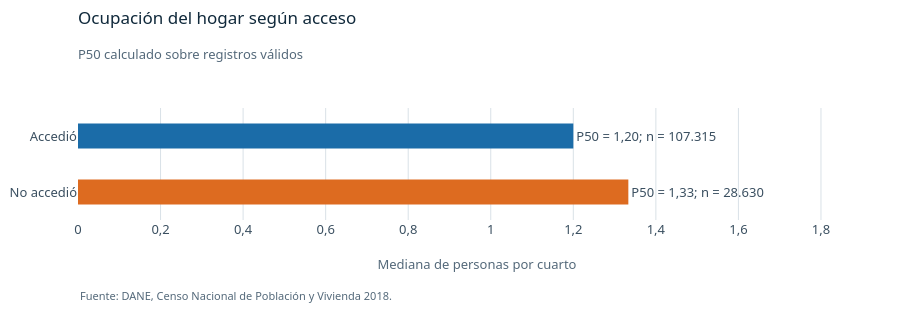

Notebook code cell kept with this figure:
### Markdown cell above
En la ejecución verificada, la mediana fue 4 cuartos, 4 personas y 1,25 personas por cuarto.
La mediana es el percentil 50: la mitad de las observaciones válidas queda en ese valor o por
debajo. La media de personas por cuarto fue 1,37 y el máximo 17, lo que muestra una cola derecha.
El histograma recorta el eje horizontal para ver la forma central; la tabla conserva los máximos
sin recortar.

### Code cell
resumen_ocupacion = (df_eda.groupby("ACCESO")["PERS_POR_CUARTO"]
                     .agg(n="count", mediana="median").reindex(orden_acceso))
fig = go.Figure(go.Bar(
    x=resumen_ocupacion["mediana"], y=resumen_ocupacion.index, orientation="h", width=0.45,
    marker_color=[colores_acceso[g] for g in resumen_ocupacion.index],
    text=[f"P50 = {dec_es(m)}; n = {entero_es(n)}" for m, n in resumen_ocupacion[["mediana", "n"]].values],
    textposition="outside", cliponaxis=False,
    hovertemplate="%{y}<br>Mediana: %{x:.2f} personas por cuarto<extra></extra>",
))
fig.update_yaxes(autorange="reversed", showgrid=False)
fig.update_xaxes(range=[0, max(1.8, resumen_ocupacion["mediana"].max() + 0.6)], title_text="Mediana de personas por cuarto")
rotular(fig, "Ocupación del hogar según acceso", "P50 calculado sobre registros válidos", FUENTE)
mostrar_figura(fig, "03_mediana_hogar_acceso", FIG_DIR, alto=310)

def descriptivos_por_acceso(col):
    return (df_eda.groupby("ACCESO")[col].describe()
            .rename(columns={"count": "n válido", "mean": "media", "std": "desv. estándar",
                             "min": "mínimo", "25%": "Q1", "50%": "mediana (P50)",
                             "75%": "Q3", "max": "máximo"})
            .reindex(orden_acceso).round(3))

mostrar(descriptivos_por_acceso("PERS_POR_CUARTO"), "Personas por cuarto según acceso")

### Figure 1 — Plotly figure (JSON) as saved in the notebook; plotly's stock layout.template omitted (floating-point values rounded to 4 significant figures)
{"data": [{"cliponaxis": false, "hovertemplate": "%{y}<br>Mediana: %{x:.2f} personas por cuarto<extra></extra>", "marker": {"color": ["#1B6CA8", "#DD6B20"]}, "orientation": "h", "text": ["P50 = 1,20; n = 107.315", "P50 = 1,33; n = 28.630"], "textposition": "outside", "type": "bar", "width": 0.45, "x": [1.2, 1.333], "y": ["Accedió", "No accedió"]}], "layout": {"annotations": [{"align": "left", "font": {"color": "#54697A", "size": 11}, "showarrow": false, "text": "Fuente: DANE, Censo Nacional de Población y Vivienda 2018.", "x": 0, "xanchor": "left", "xref": "paper", "y": 0, "yanchor": "top", "yref": "paper", "yshift": -66}], "height": 310, "margin": {"b": 90, "t": 108}, "title": {"font": {"color": "#10293B", "size": 17}, "pad": {"t": 12}, "subtitle": {"font": {"color": "#54697A", "size": 13}, "text": "P50 calculado sobre registros válidos"}, "text": "Ocupación del hogar según acceso", "x": 0, "xanchor": "left", "xref": "paper", "y": 1, "yanchor": "top", "yref": "container"}, "xaxis": {"range": [0, 1.933], "title": {"text": "Mediana de personas por cuarto"}}, "yaxis": {"autorange": "reversed", "showgrid": false}}}
